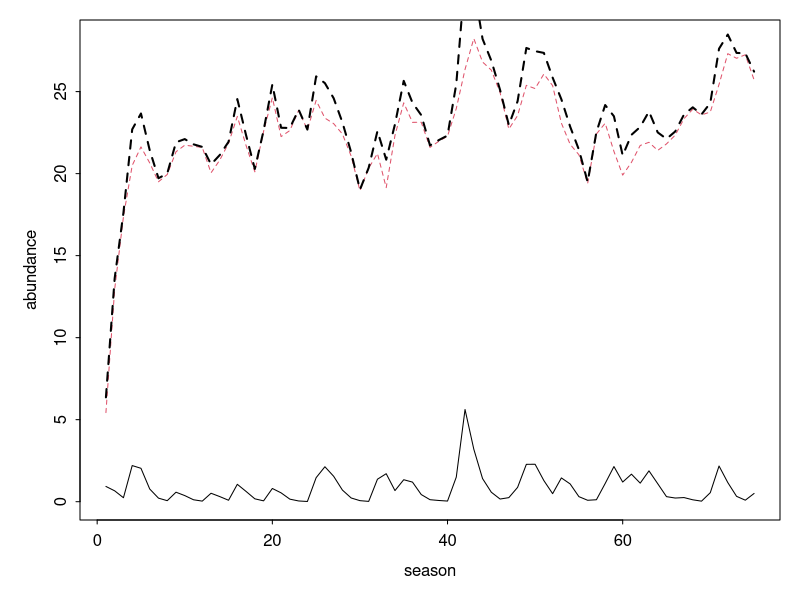

The R script that drew this image:
##  Semi-discrete relative nonlinearity model of two species 
##    coexisting on one essential resource                

##  Authors:  Andrew Tredennick, Peter Adler, and Fred Adler
##  Email:    atredenn@gmail.com
##  Date:     3.19.2015
##  Update:   4.2.2015  -- Implements looping over odSolve for seasons.
##                      -- Makes resource uptake a Hill function, and a
##                         function that can be called within the model.
##                      -- Includes option for a temporally autocorrelated
##                         resource pulse function.
##                      -- Adds 'Rstart' variable to saved output to track
##                         initial condition of resource for each season.
##  Update:   4.8.2015  -- Adds allocation parameter (a) that continuously
##                         draws some fraction of live biomass (N) and allocates
##                         it to the dormant seed bank.
##  Update:   4.10.2015 -- Resource pulses happen within the season.
##                      -- Tracks average seasonal abundance as response.

##  MODEL DESCRIPTION
# Species "split" themselves between a dormant, low-mortaility stage (D) and 
# a higher mortality, high growth stage (N).
# The single resource is R.
# There are two sources of variability: an environmental cue that drives the
# storage effect, and resource variability.

# clear the workspace
rm(list=ls())
library('plyr')

####
#### Initial conditions, global variables, and parameters ------------------------
####
temporal_autocorrelation <- F       # turn temporal autocorrelation on(T)/off(F)
seasons <- 75                   # number of seasons to simulate
seasons_to_exclude <- 0           # initial seasons to exclude from plots
days_to_track <- 60               # number of days to simulate in odSolve
DNR <- c(D=c(1,1),N=c(1,1),R=10)    # initial conditions
Rmu <- 1                            # mean resource pulse (on log scale)
Rsd <- 1                            # std dev of resource pulses (on log scale)
sigE <- 2                           # environmental cue variability
rho <- 0                            # environmental cue correlation between species
parms <- list(
  r = c(10,10),                     # max growth rate for each species
  alpha = c(10,0.5),                 # rate parameter for Hill function 
  beta = c(50,2500),                  # shape parameter for Hill function
  mN = c(0.5,0.5),                  # live biomass loss (mortality) rates 
  mD = c(0.01, 0.01),              # dormant biomass loss (mortality) rates
  a = c(0.5,0.5)                    # allocation fraction of live biomass to seed bank
)

####
#### Load relevant libraries ----------------------------------------
####
library(deSolve); library(mvtnorm)


####
#### Model function -------------------------------------------------
####
## Continuous model
updateDNR <- function(t, DNR, parms){
  with(as.list(c(DNR, parms)), {
    dD1dt = N1*a[1] - (mD[1]*D1)
    dD2dt = N2*a[2] - (mD[2]*D2)
    dN1dt = N1*(uptake_R(r[1], R, alpha[1], beta[1]) - mN[1] - a[1])
    dN2dt = N2*(uptake_R(r[2], R, alpha[2], beta[2]) - mN[2] - a[2])
    dRdt = -1 * ((dN1dt + mN[1]*N1) + (dN2dt + mN[2]*N2))
    list(c(dD1dt, dD2dt, dN1dt, dN2dt, dRdt)) #output
  })
}

##  Resource uptake function (Hill function)
uptake_R <- function(r, R, alpha, beta){
  return((r*R^alpha) / (beta^alpha + R^alpha))
}

## Discrete model
update_DNR <- function(t,DNR,gs){
  with (as.list(DNR),{
    g1 <- gs[1]
    g2 <- gs[2]
    N1 <- D1*g1
    N2 <- D2*g2
    D1 <- D1*(1-g1)
    D2 <- D2*(1-g2)
    R <- Rvector[t]
    return(c(D1, D2, N1, N2, R))
  })
}


####
#### Simulate model -----------------------------------------------------
####
days <- c(1:days_to_track)

# Get "germination" fractions for each year
getG <- function(sigE, rho, nTime){
  varcov <- matrix(c(sigE, rho*sigE, rho*sigE, sigE), 2, 2)
  e <- rmvnorm(n = nTime, mean = c(0,0), sigma = varcov)
  g <- exp(e) / (1+exp(e))
  return(g)
}

# Loop over seasons
nms <- names(DNR)
gVec <- getG(sigE = sigE, rho = rho, nTime = seasons)
gVec[] <- 1

if(temporal_autocorrelation==FALSE){
  Rvector <- runif(seasons,0.1,4)
  Rvector <- rep(Rmu, seasons)
}

if(temporal_autocorrelation==TRUE){
  if(Rsd != 0){
    Rvector <- filter(rlnorm(seasons,Rmu,Rsd), filter=rep(1,3), circular=TRUE)
  }
  if(Rsd == 0){
    Rvector <- rlnorm(seasons,Rmu,Rsd) 
  } 
}

pulse_events <- matrix(nrow=seasons, ncol=days_to_track)
for(do_season in 1:seasons){
  pulse_events[do_season,] <- rlnorm(days_to_track, Rvector[do_season], Rsd)
}
save_seasons <- data.frame(time=NA,D1=NA,D2=NA,N1=NA,N2=NA,R=NA,Rstart=NA,season=NA)

for(season_now in 1:seasons){
  eventdat <- data.frame(var = rep("R", days_to_track),
                         time = 1:days_to_track,
                         value = pulse_events[season_now,],
                         method = rep("add", days_to_track))
  Rstart <- as.list(DNR)$R
  output <- as.data.frame(ode(y = DNR, times = days, 
                              func = updateDNR, parms = parms,
                              events = list(data = eventdat)))

  DNR <- as.numeric(output[nrow(output),nms])
  names(DNR) <- nms
  R_update <- Rvector[season_now]
  DNR <- update_DNR(season_now, DNR, gVec[season_now,])
  names(DNR) <- nms
  new_season <- as.data.frame(output)
  new_season$season <- season_now
  new_season$Rstart <- Rstart
  save_seasons <- rbind(save_seasons, new_season)
}


####
####  Make some plots ----------------------------------
####
#take out first couple seasons
# save_seasons <- subset(save_seasons, season>seasons_to_exclude)
# matplot(seq_along(along.with = save_seasons$time), 
#         save_seasons[,c("N1","N2")], type="l")

#plot just average abundance by season
mean_of_season <- ddply(save_seasons, .(season), summarise,
                       mean_N1 = mean(N1),
                       mean_N2 = mean(N2),
                       mean_D1 = mean(D1),
                       mean_D2 = mean(D2))
par(mfrow=c(1,1),mar=c(4,4,1,1),tcl=-0.2,mgp=c(2,0.5,0))
matplot(mean_of_season$season, mean_of_season[,c("mean_N1","mean_N2")], 
        type="l", xlab="season", ylab="abundance")
seasonal_total <- apply(mean_of_season[,c("mean_N1","mean_N2")], 1, sum)
lines(mean_of_season$season, seasonal_total, lwd=2, lty=2)
# matplot(mean_of_season$season, mean_of_season[,c("mean_D1","mean_D2")],
#         type="l", xlab="season", ylab="abundance")
# plot(N1 ~ Rstart, end_seasons)
# plot(N2 ~ Rstart, end_seasons)
# plot(N1 ~ N2, end_seasons)

#Plot the resource uptake function
# R <- seq(0,100,1)
# out_r <- matrix(ncol=2, nrow=length(R))
# alpha <- c(10,10)
# beta <- c(50,50)
# for(i in 1:nrow(out_r)){
#   out_r[i,1] <- uptake_R(5, R[i], alpha[1], beta[1])
#   out_r[i,2] <- uptake_R(5, R[i], alpha[2], beta[2])
# }
# matplot(R, out_r, type="l")

#Plot histograms of resource supply rates at different sigRs
# sigR <- seq(0,1,0.25)
# par(mfrow=c(2,3))
# for(i in 1:length(sigR)){
#   hist(rlnorm(100,2,sigR[i]))
# }
# plot(filter(rlnorm(100,2,1), filter=rep(1,3), circular=TRUE))
# 
# R <- seq(0,100,1)
# out_r <- matrix(ncol=2, nrow=length(R))
# alpha <- c(10,0.5)
# beta <- c(50,2500)
# for(i in 1:nrow(out_r)){
#   out_r[i,1] <- uptake_R(10, R[i], alpha[1], beta[1])
#   out_r[i,2] <- uptake_R(10, R[i], alpha[2], beta[2])
# }
# matplot(R, out_r, type="l")
